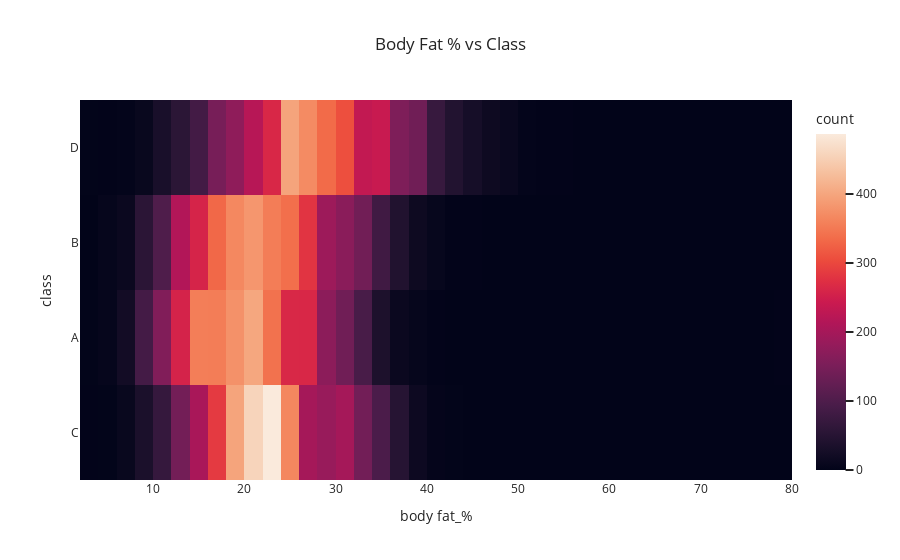

Notebook source saved alongside this figure:
### Code cell
fig = px.density_heatmap(df, x="body fat_%", y ="class",title = 'Body Fat % vs Class', template = 'seaborn')
fig.show()

### Figure 1 — Plotly figure (JSON) as saved in the notebook; plotly's stock layout.template omitted (floating-point values rounded to 4 significant figures; data arrays with more than 128 entries replaced by an {"elided": "..."} marker saying what was removed)
{"data": [{"coloraxis": "coloraxis", "hovertemplate": "body fat_%=%{x}<br>class=%{y}<br>count=%{z}<extra></extra>", "name": "", "type": "histogram2d", "x": {"elided": "13393 float values"}, "xaxis": "x", "xbingroup": "x", "y": {"elided": "13393 str values"}, "yaxis": "y", "ybingroup": "y"}], "layout": {"coloraxis": {"colorbar": {"title": {"text": "count"}}, "colorscale": [[0, "rgb(2,4,25)"], [0.0625, "rgb(24,15,41)"], [0.125, "rgb(47,23,57)"], [0.1875, "rgb(71,28,72)"], [0.25, "rgb(97,30,82)"], [0.3125, "rgb(123,30,89)"], [0.375, "rgb(150,27,91)"], [0.4375, "rgb(177,22,88)"], [0.5, "rgb(203,26,79)"], [0.5625, "rgb(223,47,67)"], [0.625, "rgb(236,76,61)"], [0.6875, "rgb(242,107,73)"], [0.75, "rgb(244,135,95)"], [0.8125, "rgb(245,162,122)"], [0.875, "rgb(246,188,153)"], [0.9375, "rgb(247,212,187)"], [1, "rgb(250,234,220)"]]}, "legend": {"tracegroupgap": 0}, "title": {"text": "Body Fat % vs Class"}, "xaxis": {"anchor": "y", "domain": [0, 1], "title": {"text": "body fat_%"}}, "yaxis": {"anchor": "x", "domain": [0, 1], "title": {"text": "class"}}}}
